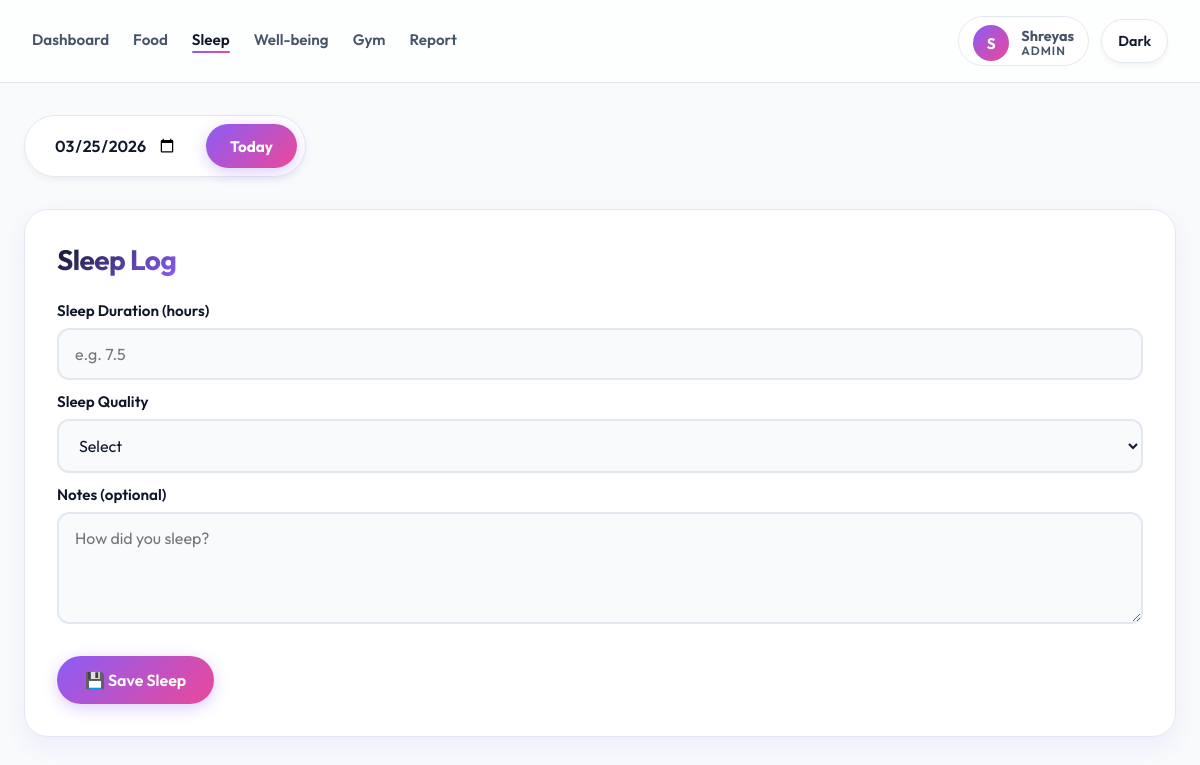
Page /sleep (signed in) on the committed database.
### tables this page shows
CREATE TABLE "users" (
            id INTEGER PRIMARY KEY AUTOINCREMENT,
            email TEXT UNIQUE NOT NULL,
            password_hash TEXT NOT NULL,
            name TEXT,
            age INTEGER,
            height REAL,
            weight REAL,
            role TEXT NOT NULL DEFAULT 'user',
            is_active INTEGER NOT NULL DEFAULT 1,
            created_at TEXT NOT NULL DEFAULT CURRENT_TIMESTAMP
        );

### app.py (the view, shortened to what this page needs)
@app.route("/sleep", methods=["GET", "POST"])
@login_required
def sleep():
    selected_date = normalize_selected_date(request.args.get("date"))
    db = get_db()
    sleep_data = db.execute(
        "SELECT * FROM sleep_log WHERE user_id = ? AND date = ?",
        (current_user.id, selected_date),
    ).fetchone()
    db.close()
    return render_page(
        "sleep.html",
        active_page="sleep",
        sleep=sleep_data,
        selected_date=selected_date,
        max_date=date.today().isoformat(),
    )

### app.py (called while the page is built)
def get_db():
    db = sqlite3.connect(DB_NAME)
    db.row_factory = sqlite3.Row
    db.execute("PRAGMA foreign_keys = ON")
    return db

def get_user_by_id(user_id):
    db = get_db()
    row = db.execute("SELECT * FROM users WHERE id = ?", (user_id,)).fetchone()
    db.close()
    return User(row) if row else None

def render_page(template_name, **context):
    return render_template(template_name, **context)

@login_manager.user_loader
def load_user(user_id):
    return get_user_by_id(int(user_id))

def normalize_selected_date(raw_date):
    today_iso = date.today().isoformat()
    if not raw_date:
        return today_iso
    try:
        parsed = datetime.strptime(raw_date, "%Y-%m-%d").date()
    except ValueError:
        return today_iso
    return min(parsed, date.today()).isoformat()

    @property
    def is_active(self):
        return self.active

### templates/sleep.html (shortened to what this page needs)
<!DOCTYPE html>
<html lang="en">
<head>
    <link rel="stylesheet" href="{{ url_for('static', filename='style.css') }}">
</head>
<body>
{% include "_navbar.html" %}
<div class="page-container">
    <div class="date-control">
        <form method="get">
            <input
                type="date"
                name="date"
                value="{{ selected_date }}"
                max="{{ max_date }}"
                onchange="this.form.submit()"
                class="date-input"
            >
        </form>
        <a href="/sleep" class="today-btn">Today</a>
    </div>
    <div class="card">
        <h2>Sleep Log</h2>
        <form method="post">
            <div class="form-row">
                <label>Sleep Duration (hours)</label>
                <input
                    type="number"
                    name="hours"
                    step="0.1"
                    min="0"
                    placeholder="e.g. 7.5"
                    required
                >
            </div>
            <div class="form-row">
                <label>Sleep Quality</label>
                <select name="quality" required>
                    <option value="">Select</option>
                </select>
            </div>
            <div class="form-row">
                <label>Notes (optional)</label>
                <textarea
                    name="notes"
                    rows="4"
                    placeholder="How did you sleep?"
                ></textarea>
            </div>
            <div class="form-actions">
                <button type="submit" class="primary-btn">
                    💾 Save Sleep
                </button>
            </div>
        </form>
    </div>
</div>
</body>
</html>

### templates/_navbar.html (shortened to what this page needs)
<nav class="navbar">
    <div class="nav-left" id="navMenu">
        <a href="{{ url_for('index') }}" class="{{ 'active' if active_page == 'dashboard' else '' }}">Dashboard</a>
        <a href="{{ url_for('food') }}" class="{{ 'active' if active_page == 'food' else '' }}">Food</a>
        <a href="{{ url_for('sleep') }}" class="{{ 'active' if active_page == 'sleep' else '' }}">Sleep</a>
        <a href="{{ url_for('wellbeing') }}" class="{{ 'active' if active_page == 'wellbeing' else '' }}">Well-being</a>
        <a href="{{ url_for('gym') }}" class="{{ 'active' if active_page == 'gym' else '' }}">Gym</a>
        <a href="{{ url_for('report') }}" class="{{ 'active' if active_page == 'report' else '' }}">Report</a>
    </div>
    <div class="nav-right">
        {% if current_user.is_authenticated %}
        <a href="{{ url_for('profile') }}" class="nav-user nav-user-link">
            <div class="nav-avatar nav-avatar-fallback">{{ current_user.name[:1] | upper }}</div>
            <div class="nav-user-meta">
                <strong>{{ current_user.name }}</strong>
                <span>{{ current_user.role|title }}</span>
            </div>
        </a>
        {% endif %}
        <button id="themeToggle" class="theme-btn">Dark</button>
    </div>
</nav>

### rows in the picture
users: name "S", name "Shreyas", role "ADMIN"
